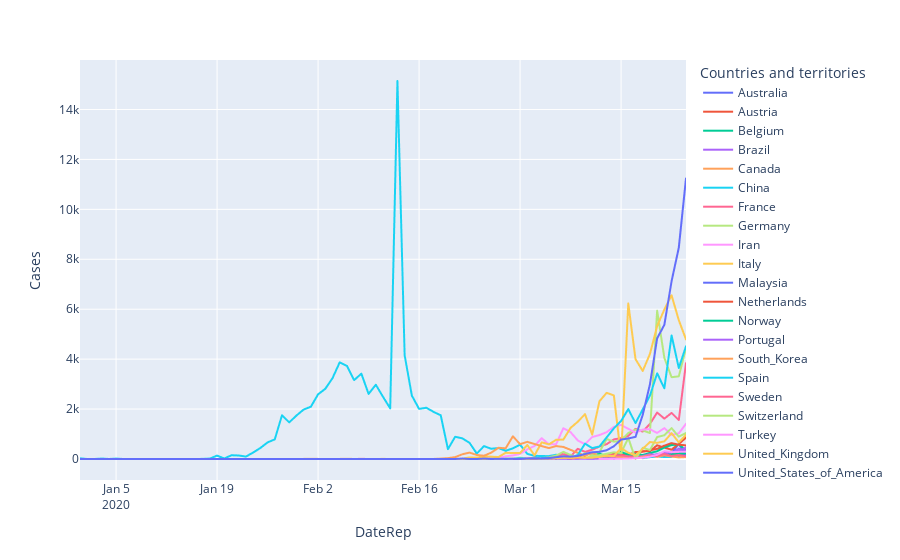

Notebook code cell kept with this figure:
### Code cell
import plotly.graph_objects as go
from plotly.offline import iplot
import plotly.express as px

fig = px.line(corona_table, x="DateRep", y="Cases", color="Countries and territories")
fig.show()
